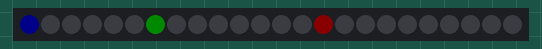
A sketch run on a simulated Arduino Uno, built with avr-gcc and run on an emulated ATmega328P. Shown: 24 RGB LEDs in strip order, left to right. Dim RGB values are drawn brighter than linear.

Above: at 0.05 s.
At 3.6 s:
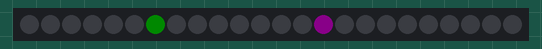
At 9.79 s:
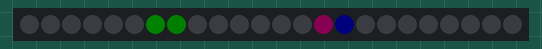
At 13.95 s:
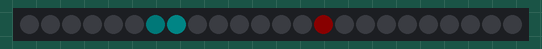
At 19.94 s:
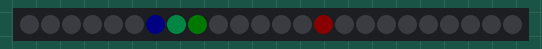
At 39.01 s:
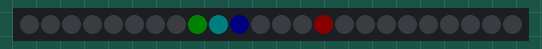

The sketch:

007-neopixel-ringclock.ino
```cpp
#include <Wire.h>
#include "RTClib.h"
RTC_DS3231 rtc;

#include <FastLED.h>

#define LED_PIN     4
#define COLOR_ORDER GRB
#define CHIPSET     WS2812
#define NUM_LEDS    24

CRGB leds[NUM_LEDS];

void setup() {
  Serial.begin(9600);
  FastLED.addLeds<CHIPSET, LED_PIN, COLOR_ORDER>(leds, NUM_LEDS).setCorrection( TypicalLEDStrip );
  FastLED.setBrightness( 10 );
  FastLED.setMaxPowerInVoltsAndMilliamps( 5, 500);
}

int h = 7;
int m = 15;
int s = 0;
int r,g,b;
int i = 0;
char str[9];

void loop() {
  FastLED.clear();
  //sprintf(str, "%02d:%02d:%02d", h, m, s);
  //Serial.println(str);

  //secondi
  float n = (((float)s) * 24.0) / 60.0;
  int id = (int)n;
  int nexid = ( (id+1) >= 24 ? 0 : id+1 );
  int nexlev = ((n - (float)id) * 255.0);
  //Serial.println(nexlev);

  leds[id].blue = (255-nexlev);
  leds[nexid].blue = (nexlev);

  //minuti
  n = (((float)m) * 24.0) / 60.0;
  id = (int)n;
  nexid = ( (id+1) >= 24 ? 0 : id+1 );
  nexlev = ((n - (float)id) * 255.0);
  //Serial.println(nexlev);

  leds[id].green = 255-nexlev;
  leds[nexid].green = nexlev;

  //ore
  n = (((float)h) * 24.0) / 12.0;
  id = (int)n;
  nexid = ( (id+1) >= 24 ? 0 : id+1 );
  nexlev = ((n - (float)id) * 255.0);
  //Serial.println(nexlev);

  leds[id].red = 255-nexlev;
  leds[nexid].red = nexlev;


  FastLED.show();
  /*
  h++;  //deve anndare da 0 a 12!!!
  if (h >= 12) h = 0;
  i = map(h, 0, 12, 0, 24);
  leds[i].setRGB( 255, 0, 0);


*/
/*


*/
  //clock simulato
  s++;
  if (s >= 60) {
    s = 0;
    m++;
  }
  if (m >= 60) {
    m = 0;
    h++;
  }
  if (h >= 12) {
    h = 0;
  }
  delay(100);
}
```
